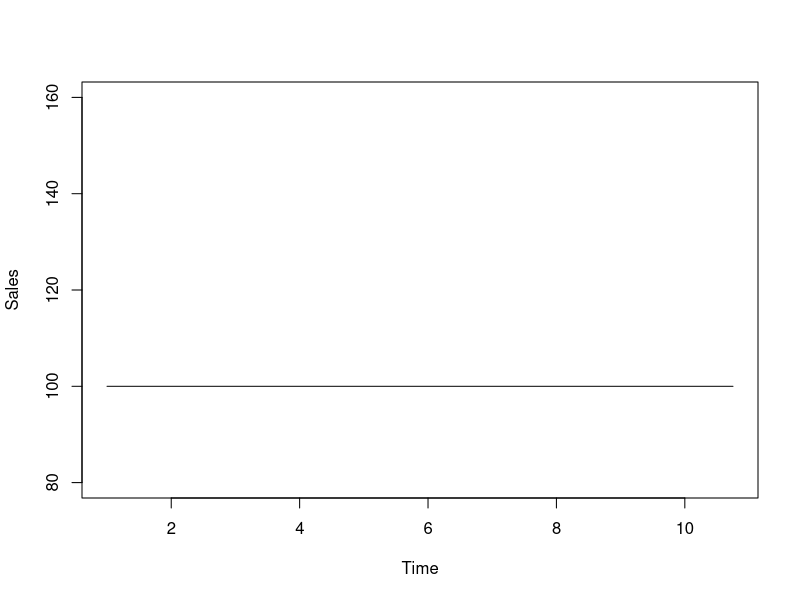
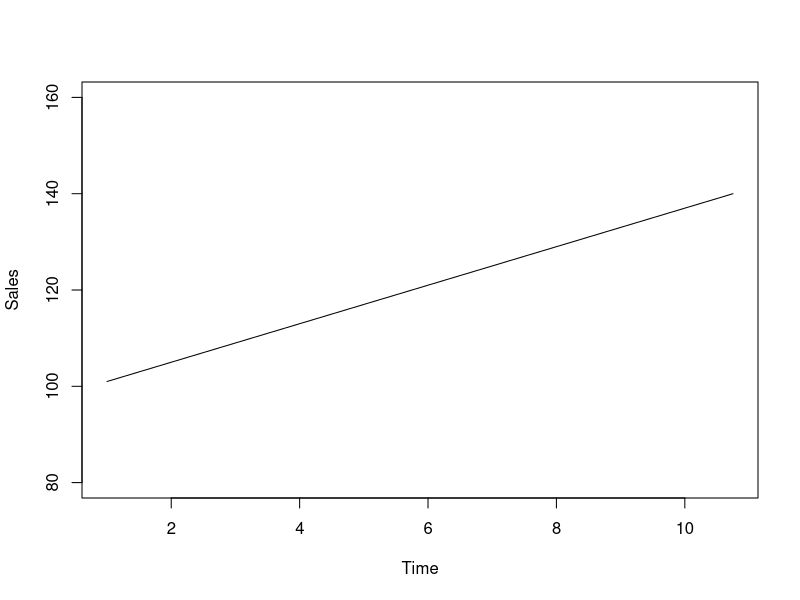
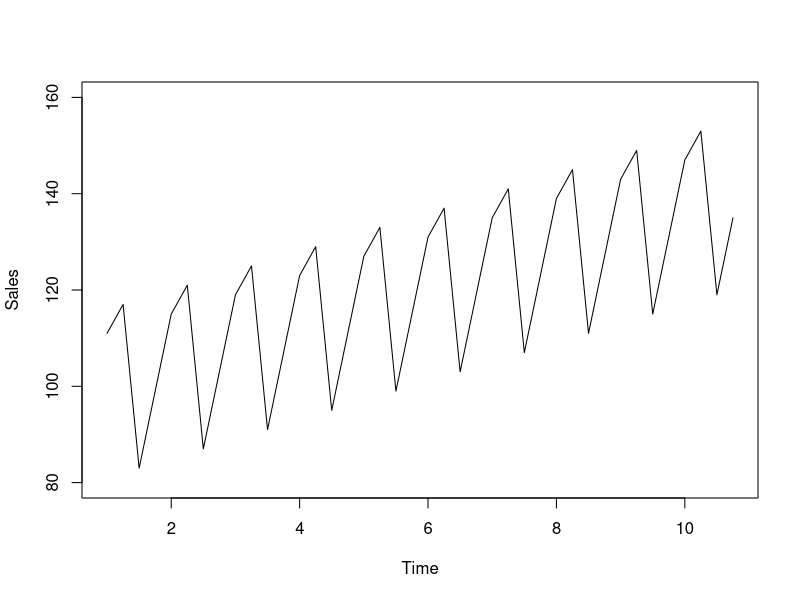
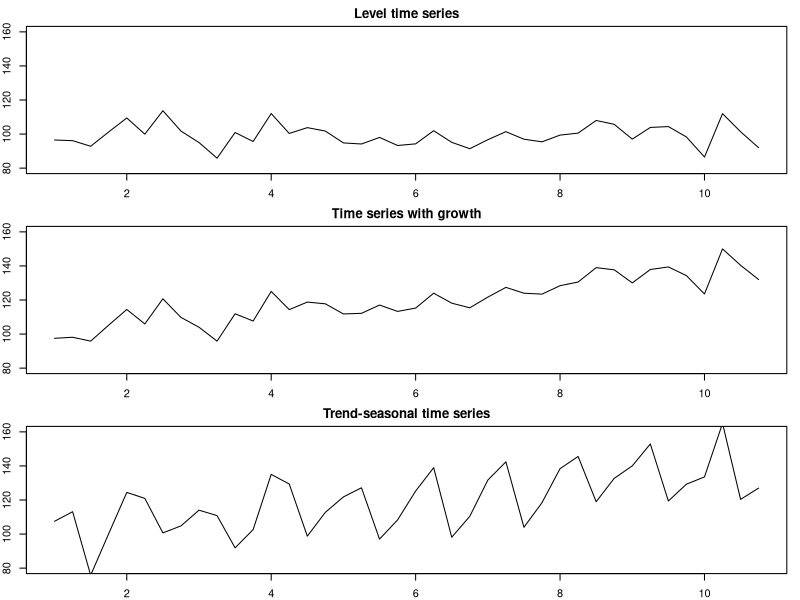
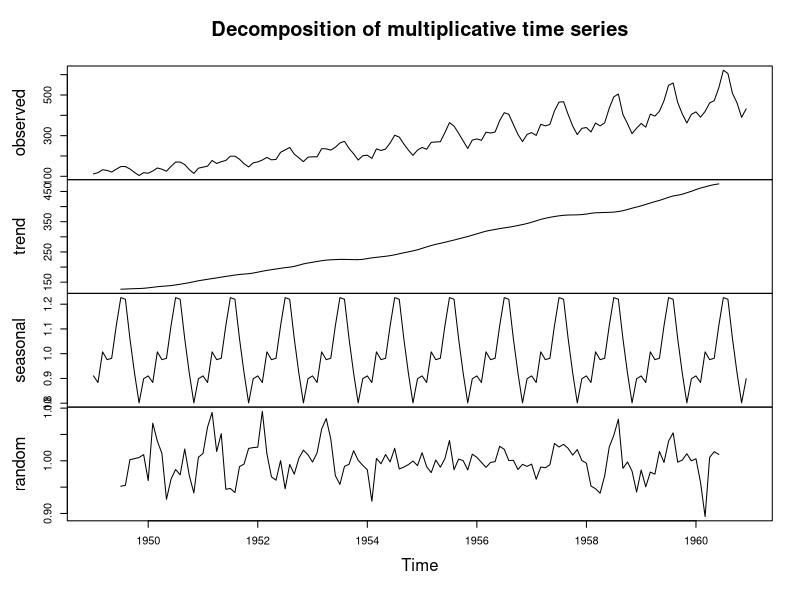
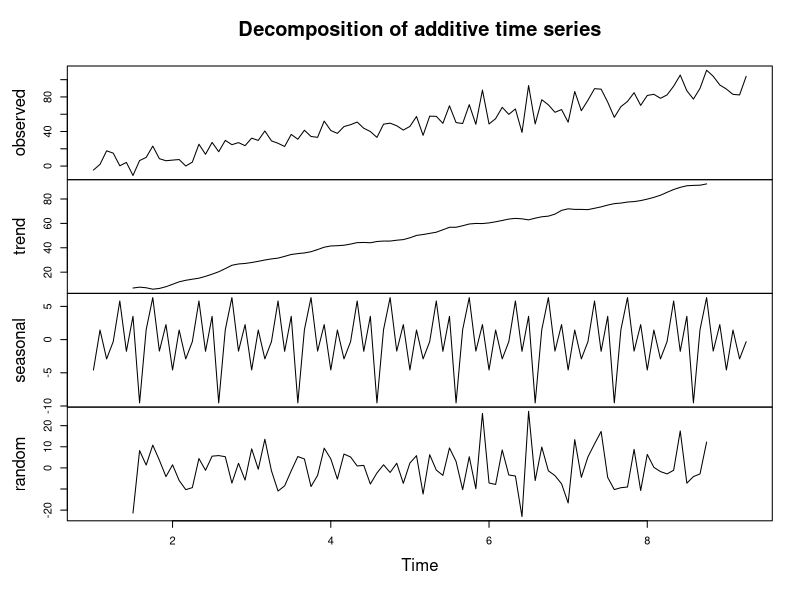

R code for these plots, in order: (Note: this script raises an error after producing the figures.)
## ---- chunk 1
level <- rep(100,40)
plot(ts(level, frequency=4),
     type="l", xlab="Time", ylab="Sales", ylim=c(80,160))
## ---- chunk 2
growth <- c(1:40)
plot(ts(level+growth, frequency=4),
     type="l", xlab="Time", ylab="Sales", ylim=c(80,160))
## ---- chunk 3
seasonal <- rep(c(10,15,-20,-5),10)
plot(ts(level+growth+seasonal, frequency=4),
     type="l", xlab="Time", ylab="Sales", ylim=c(80,160))
## ---- chunk 4
par(mfcol=c(3,1),mar=c(2,2,2,1))
error <- rnorm(40,0,5)
plot(ts(level+error, frequency=4),
     type="l", xlab="Time", ylab="Sales", ylim=c(80,160), main="Level time series")
plot(ts(level+growth+error, frequency=4),
     type="l", xlab="Time", ylab="Sales", ylim=c(80,160), main="Time series with growth")
plot(ts(level+growth+seasonal+error, frequency=4),
     type="l", xlab="Time", ylab="Sales", ylim=c(80,160), main="Trend-seasonal time series")
## ---- chunk 5
ourDecomposition <- decompose(AirPassengers,
                              type="multiplicative")
plot(ourDecomposition)
## ---- chunk 6
y <- ts(c(1:100)+rnorm(100,0,10),frequency=12)
ourDecomposition <- decompose(y, type="additive")
plot(ourDecomposition)
## ---- chunk 7
y <- sim.sma(1, 120)
testModel <- sma(y$data, 1,
                 h=10, holdout=TRUE)
plot(testModel, 7, main="")
## ---- chunk 8
y <- rnorm(120, 100, 10)
testModel <- es(y, "ANN", persistence=0,
                 h=10, holdout=TRUE)
plot(testModel, 7, main="")
## ---- chunk 9
y <- sim.sma(10,120)
par(mfcol=c(2,2), mar=c(2,2,2,1))
# SMA(1)
testModel <- sma(y, order=1,
                 h=10, holdout=TRUE)
plot(testModel, 7, main=testModel$model)
# SMA(10)
testModel <- sma(y, order=10,
                 h=10, holdout=TRUE)
plot(testModel, 7, main=testModel$model)
# SMA(20)
testModel <- sma(y, order=20,
                 h=10, holdout=TRUE)
plot(testModel, 7, main=testModel$model)
# SMA(110)
testModel <- sma(y, order=110,
                 h=10, holdout=TRUE)
plot(testModel, 7, main=testModel$model)
## ---- chunk 10
y <- sim.ssarima(orders=list(i=1), lags=1, obs=120,
                 constant=10)
testModel <- msarima(y, orders=list(i=1), constant=TRUE,
                     h=10, holdout=TRUE)
plot(testModel, 7, main="")
## ---- chunk 11
y <- sim.ssarima(orders=list(i=1), lags=4,
                 obs=120, sd=50)
testModel <- msarima(y, orders=list(i=1), lags=4,
                     h=10, holdout=TRUE)
plot(testModel, 7, main="")
## ---- chunk 12
par(mfcol=c(3,1), mar=c(2,2,3,1))
ourModel <- es(y, model="ANN", h=10, persistence=0.1)
plot(ourModel, 7, main=paste0("SES with alpha=",
                              ourModel$persistence))
ourModel <- es(y, model="ANN", h=10, persistence=0.3)
plot(ourModel, 7, main=paste0("SES with alpha=",
                              ourModel$persistence))
ourModel <- es(y, model="ANN", h=10, persistence=0.5)
plot(ourModel, 7, main=paste0("SES with alpha=",
                              ourModel$persistence))
## ---- chunk 13
ourModel <- es(y, model="ANN", h=10, loss="MSE")
plot(ourModel, 7, main=paste0("SES with alpha=",
                              round(ourModel$persistence,3)))
